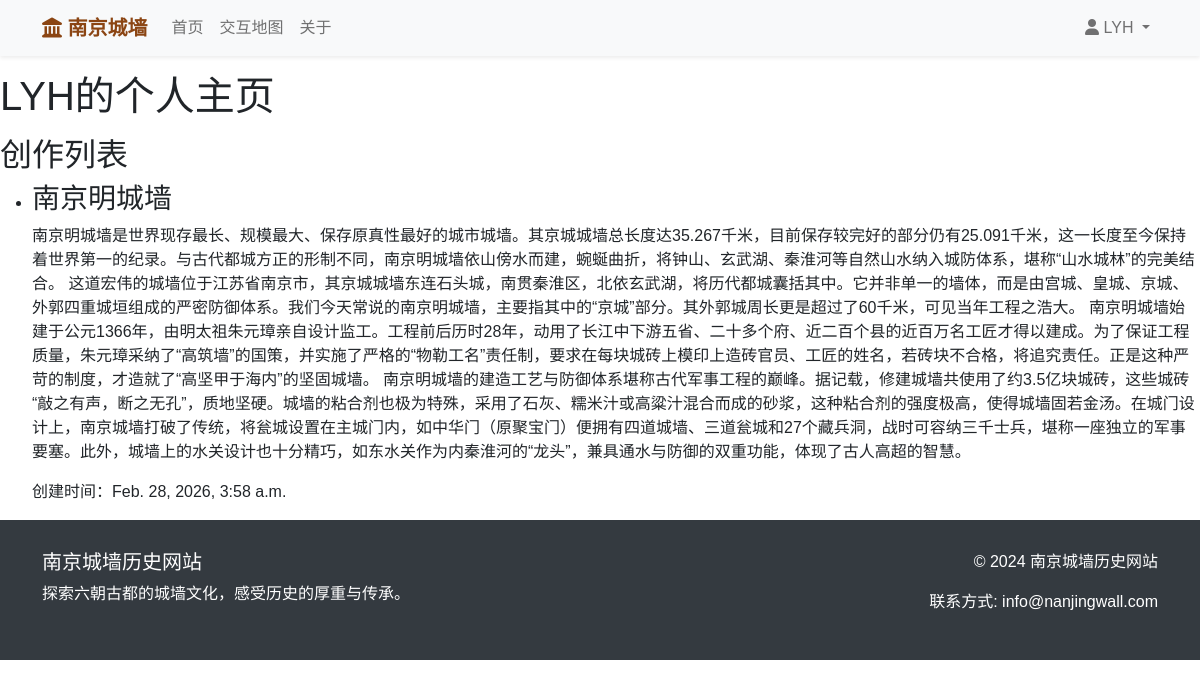
Screenshot of /profile/ (signed in) with the database file from the repository.
### wall_app/models.py (models this page shows, shortened)
class WallSection(models.Model):
    user = models.ForeignKey(User, on_delete=models.CASCADE, verbose_name="贡献者", null=True, blank=True)
    name = models.CharField(max_length=100, verbose_name="段落名称")
    location = models.CharField(max_length=200, verbose_name="地理位置")
    built_year = models.CharField(max_length=50, verbose_name="建造年代")
    length = models.CharField(max_length=50, verbose_name="长度")
    description = models.TextField(verbose_name="详细描述")
    event = models.TextField(verbose_name="相关历史事件", null=True, blank=True)
    image = models.ImageField(upload_to='static/', verbose_name="图片", blank=True)
    created_at = models.DateTimeField(auto_now_add=True, verbose_name="创建时间")
    objects = models.Manager()  # 默认管理器
    class Meta:
        verbose_name = "城墙段落"
        verbose_name_plural = "城墙段落"

### wall_app/views.py (the view)
# urls.py: path('profile/', views.user_profile, name='user_profile'),
@login_required
def user_profile(request, user_id=None):
    if user_id is None:
        user = request.user
    else:
        user = get_object_or_404(User, pk=user_id)
    contributions = UserContribution.objects.filter(user=user)
    return render(request, 'user_profile.html', {'user': user, 'contributions': contributions})

### templates/user_profile.html (shortened to what this page needs)
{% extends 'base.html' %}
{% block content %}
<!DOCTYPE html>
<html lang="zh-CN">
<head>
</head>
<body>
    <h1>{{ user.username }}的个人主页</h1>
    <h2>创作列表</h2>
    <ul>
        {% for section in user.wallsection_set.all %}
            <li>
                <h3>{{ section.name }}</h3>
                <p>{{ section.description }}</p>
                <p>创建时间：{{ section.created_at }}</p>
            </li>
        {% empty %}
            <li>暂无创作内容。</li>
        {% endfor %}
    </ul>
</body>
</html>
{% endblock %}

### templates/base.html (shortened to what this page needs)
<!DOCTYPE html>
<html lang="zh-CN">
<head>
    <link href="https://cdn.jsdelivr.net/npm/bootstrap@5.1.3/dist/css/bootstrap.min.css" rel="stylesheet">
    <link rel="stylesheet" href="https://cdnjs.cloudflare.com/ajax/libs/font-awesome/6.0.0/css/all.min.css">
</head>
<body>
    <nav class="navbar navbar-expand-lg navbar-light bg-light shadow-sm navbar-fixed-top">
        <div class="container">
            <a class="navbar-brand" href="{% url 'home' %}">
                <i class="fas fa-landmark"></i> 南京城墙
            </a>
            <div class="collapse navbar-collapse" id="navbarNav">
                <ul class="navbar-nav me-auto">
                    <li class="nav-item">
                        <a class="nav-link" href="{% url 'home' %}">首页</a>
                    </li>
                    <li class="nav-item">
                        <a class="nav-link" href="{% url 'interactive_map' %}">交互地图</a>
                    </li>
                    <li class="nav-item">
                        <a class="nav-link" href="{% url 'about_page' %}">关于</a>
                    </li>
                </ul>
                <ul class="navbar-nav">
                    {% if user.is_authenticated %}
                        <li class="nav-item dropdown">
                            <a class="nav-link dropdown-toggle" href="#" id="userDropdown" role="button" data-bs-toggle="dropdown">
                                <i class="fas fa-user"></i> {{ user.username }}
                            </a>
                        </li>
                    {% endif %}
                </ul>
            </div>
        </div>
    </nav>
    <main>
        {% block content %}{% endblock %}
    </main>
    <footer class="footer">
        <div class="container">
            <div class="row">
                <div class="col-md-6">
                    <h5>南京城墙历史网站</h5>
                    <p>探索六朝古都的城墙文化，感受历史的厚重与传承。</p>
                </div>
                <div class="col-md-6 text-end">
                    <p>© 2024 南京城墙历史网站</p>
                    <p>联系方式: info@nanjingwall.com</p>
                </div>
            </div>
        </div>
    </footer>
</body>
</html>

### templates/base.html (style rules this page uses)
body { font-family: 'Microsoft YaHei', sans-serif; }
.navbar-brand { font-weight: bold; color: #8B4513 !important; }
.footer { background-color: #343a40; color: white; padding: 30px 0; position: relative; bottom: 0; width: 100%; z-index: 3000; }
.navbar-fixed-top { position:relative; top: 0; width: 100%; z-index: 1030; }

### rows the page displays
WallSection: name "南京明城墙", description "南京明城墙是世界现存最长、规模最大、保存原真性最好的城市城墙。其京城城墙总长度达35.267千米，目前保存较完好的部分仍有25.091千米，这一长度至今保持着世界第一的纪录。与古代都城方正的形制不同，南京明城墙依山傍水而建，蜿蜒曲折，将钟山、玄武湖、秦淮河等自然山水纳入城防体系，堪称“山水城林”的完美结合。 这道宏伟的城墙位于江苏省南京市，其京城城墙东连石头城，南贯秦淮区，北依玄武湖，将历代都城囊括其中。它并非单一的墙体，而是由宫城、皇城、京城、外郭四重城垣组成的严密防御体系。我们今天常说的南京明城墙，主要指其中的“京城”部分。其外郭城周长更是超过了60千米，可见当年工程之浩大。 南京明城墙始建于公元1366年，由明太祖朱元璋亲自设计监工。工程前后历时28年，动用了长江中下游五省、二十多个府、近二百个县的近百万名工匠才得以建成。为了保证工程质量，朱元璋采纳了“高筑墙”的国策，并实施了严格的“物勒工名”责任制，要求在每块城砖上模印上造砖官员、工匠的姓名，若砖块不合格，将追究责任。正是这种严苛的制度，才造就了“高坚甲于海内”的坚固城墙。…", created_at "Feb. 28, 2026, 3:58 a.m."

### other values shown
{{ user.username }} "LYH"
